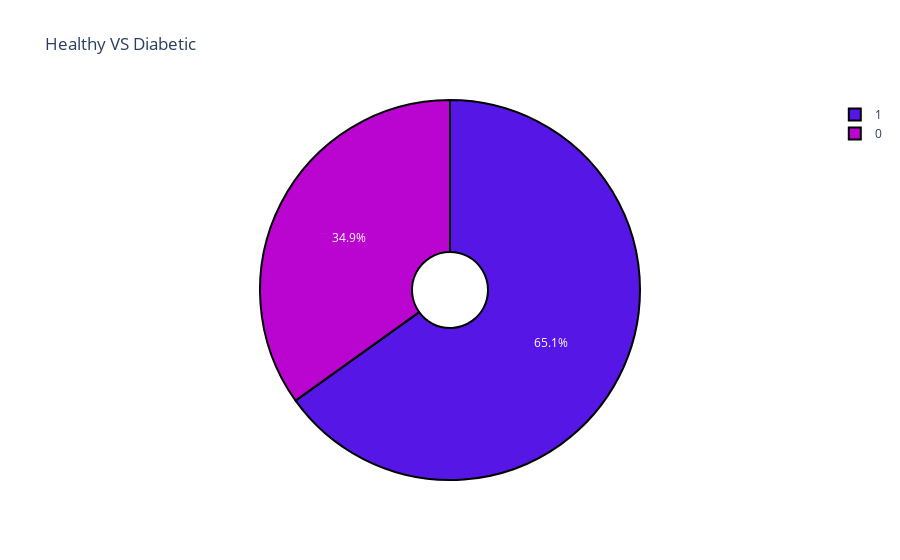

This figure's notebook cell:
### Code cell
trace = go.Pie(labels = list(df.Outcome.unique()), values = list(df.Outcome.value_counts()),
                            hole = 0.2,
               marker=dict(colors = random_colors(3), 
                           line=dict(color='#000000', width=2)
                           ))
data = [trace]
layout = go.Layout(
   {
      "title":"Healthy VS Diabetic",
   }
)

fig = go.Figure(data=data,layout = layout)
iplot(fig)

### Figure 1 — Plotly figure (JSON) as saved in the notebook; plotly's stock layout.template omitted (floating-point values rounded to 4 significant figures)
{"data": [{"hole": 0.2, "labels": [1, 0], "marker": {"colors": ["#5617E6", "#B905CF", "#12ACB8"], "line": {"color": "#000000", "width": 2}}, "type": "pie", "values": [500, 268]}], "layout": {"title": {"text": "Healthy VS Diabetic"}}}
